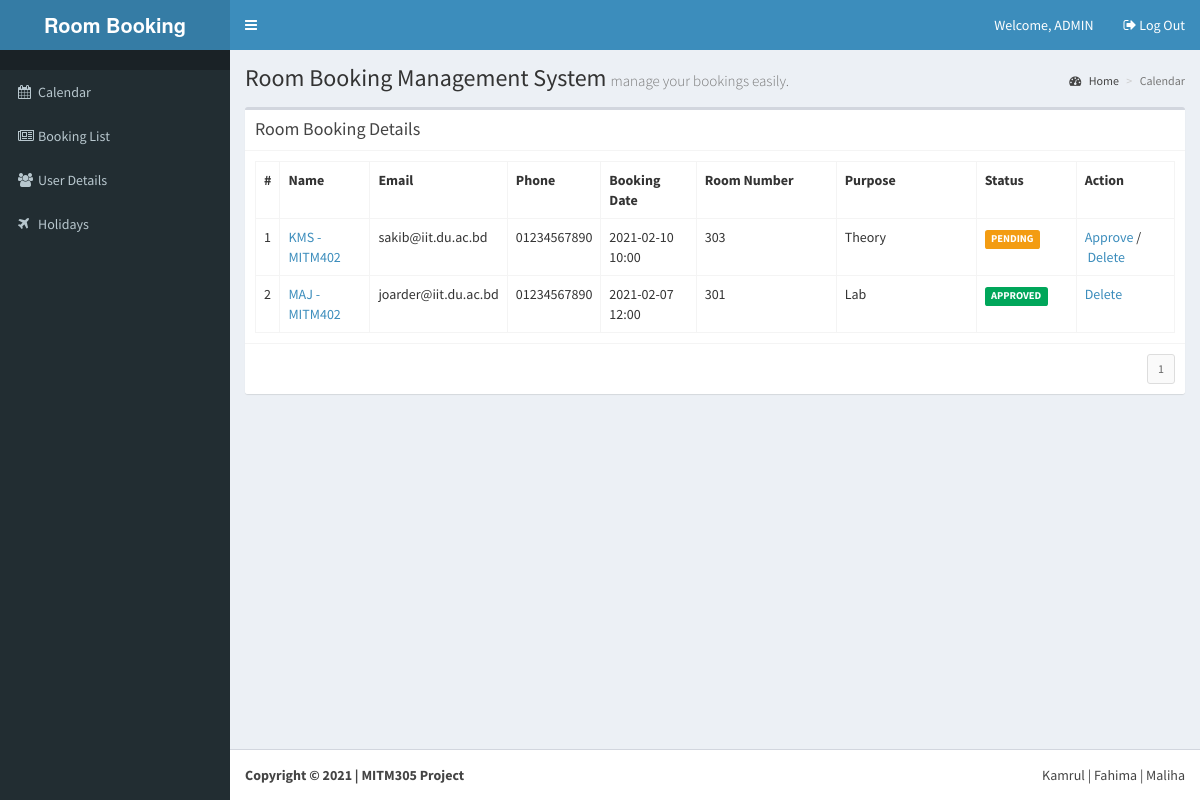
/views/?v=LIST (signed in), run on the app's committed database.
### tables this page shows
CREATE TABLE `tbl_users` (
  `id` int(10) NOT NULL,
  `name` varchar(100) NOT NULL,
  `pwd` varchar(200) NOT NULL,
  `address` varchar(250) NOT NULL,
  `phone` varchar(20) NOT NULL,
  `email` varchar(100) NOT NULL,
  `type` varchar(10) NOT NULL,
  `status` varchar(10) NOT NULL,
  `bdate` varchar(100) NOT NULL
);

CREATE TABLE `tbl_reservations` (
  `id` int(10) NOT NULL,
  `uid` int(10) NOT NULL,
  `ucount` int(10) NOT NULL,
  `rdate` varchar(100) NOT NULL,
  `status` varchar(10) NOT NULL,
  `comments` varchar(250) NOT NULL,
  `bdate` varchar(100) NOT NULL
);

### views/index.php (called while the page is built, shortened)
<?php
require_once '../library/functions.php';
require_once '../include/template.php';
?>

### library/database.php (called while the page is built, shortened)
<?php
require_once 'config.php';
$dbConn = mysqli_connect ($dbHost, $dbUser, $dbPass,$dbName);
function dbQuery($sql)
{
	global $dbConn;
	$result = mysqli_query($dbConn,$sql);
	return $result;
}
function dbFetchAssoc($result)
{
	return mysqli_fetch_assoc($result);
}
function dbNumRows($result)
{
	return mysqli_num_rows($result);
}
?>

### views/eventlist.php (the view, shortened to what this page needs)
<?php
$records = getBookingRecords();
$utype = '';
$type = $_SESSION['calendar_fd_user']['type'];
if($type == 'admin') {
	$utype = 'on';
}
?>
<div class="col-md-12">
  <div class="box">
    <div class="box-header with-border">
      <h3 class="box-title">Room Booking Details</h3>
    </div>
    <div class="box-body">
      <table class="table table-bordered">
        <tr>
          <th style="width: 10px">#</th>
          <th>Name</th>
          <th>Email</th>
          <th>Phone</th>
          <th>Booking Date</th>
          <th style="width: 140px">Room Number</th>
	  <th style="width: 140px">Purpose</th>
          <th style="width: 100px">Status</th>
          <?php if($utype == 'on') { ?>
		  <th >Action</th>
		  <?php } ?>
        </tr>
        <?php
	  $idx = 1;
	  foreach($records as $rec) {
	  	extract($rec);
		$stat = '';
		if($status == "PENDING") {$stat = 'warning';}
		else if ($status == "APPROVED") {$stat = 'success';}
		?>
        <tr>
          <td><?php echo $idx++; ?></td>
          <td><a href="<?php echo WEB_ROOT; ?>views/?v=USER&ID=<?php echo $user_id; ?>"><?php echo strtoupper($user_name); ?></a></td>
	  <td><?php echo $user_email; ?></td>
          <td><?php echo $user_phone; ?></td>
          <td><?php echo $res_date; ?></td>
          <td><?php echo $count; ?></td>
	  <td><?php echo $comments; ?></td>
	  <td><span class="label label-<?php echo $stat; ?>"><?php echo $status; ?></span></td>
          <?php if($utype == 'on') { ?>
		  <td><?php if($status == "PENDING") {?>
            <a href="javascript:approve('<?php echo $user_id ?>');">Approve</a>&nbsp;/
			&nbsp;<a href="javascript:deleteUser('<?php echo $user_id ?>');">Delete</a>
            <?php } else { ?>
			<a href="javascript:deleteUser('<?php echo $user_id ?>');">Delete</a>
			<?php } ?>
          </td>
		  <?php } ?>
        </tr>
        <?php } ?>
      </table>
    </div>
    <div class="box-footer clearfix">
      <?php echo generatePagination(); ?> </div>
  </div>
</div>

### data on the page
tbl_users: name "KMS - MITM402", email "sakib@iit.du.ac.bd", phone "01234567890", tbl_reservations.rdate "2021-02-10 10:00", tbl_reservations.ucount "303", tbl_reservations.comments "Theory", tbl_reservations.status "PENDING"
tbl_users: name "MAJ - MITM402", email "joarder@iit.du.ac.bd", phone "01234567890", tbl_reservations.rdate "2021-02-07 12:00", tbl_reservations.ucount "301", tbl_reservations.comments "Lab", tbl_reservations.status "APPROVED"

### other printed values
$_SESSION['calendar_fd_user']['name'] "ADMIN"
